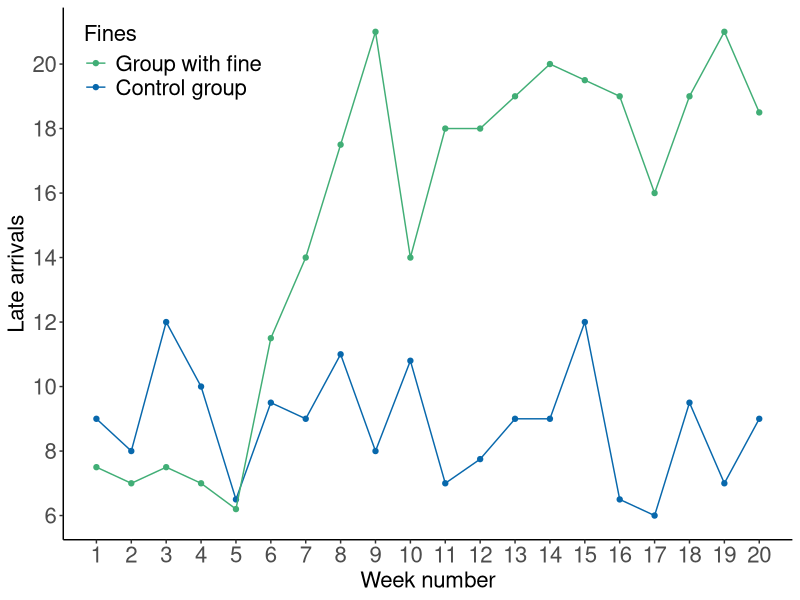
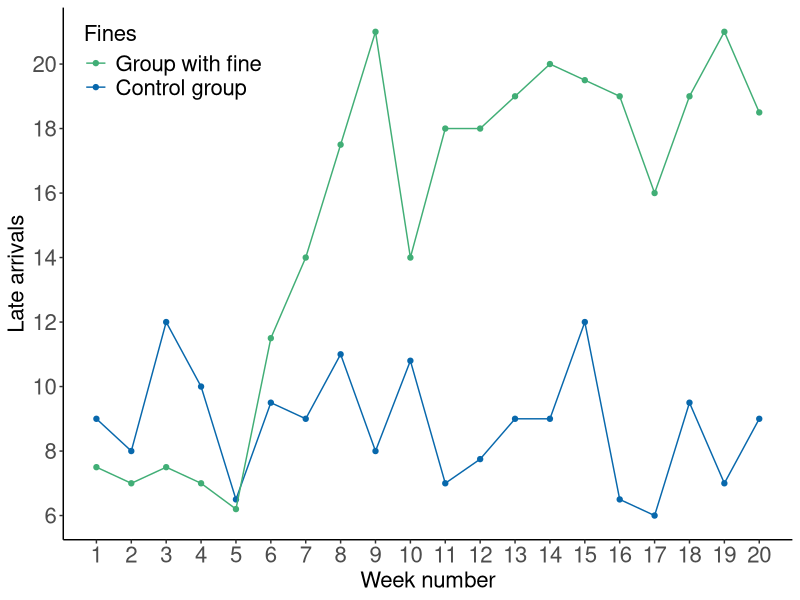

Source code (R) for these figures, in order:
library(ggplot2)
library(ggthemes)

#Need to add actual values
GR_2000 <- data.frame("weeknum" = 1:20, 
                      "fine" = c(9, 8, 12, 10, 6.5, 9.5, 9, 11, 8, 10.8,
                                 7, 7.75, 9, 9, 12, 6.5, 6, 9.5, 7, 9 ), 
                      "control" = c(7.5, 7, 7.5, 7, 6.2, 11.5, 14, 17.5, 21, 14,
                                    18, 18, 19, 20, 19.5, 19, 16, 19, 21, 18.5)
)

BHcolors <- c("#41ae76", "#0868ac")

fines <- ggplot(data = GR_2000, aes(x = weeknum)) +
  geom_point(aes(y = fine, color = BHcolors[1])) + 
  geom_line(aes(y = fine, color = BHcolors[1])) +
  geom_point(aes(y = control, color = BHcolors[2])) + 
  geom_line(aes(y = control, color = BHcolors[2])) +
  scale_color_manual("Fines", values = BHcolors, labels=c("Group with fine","Control group")) +
  scale_x_continuous(breaks = scales::pretty_breaks(n = 20)) +
  scale_y_continuous(breaks = scales::pretty_breaks(n = 6)) +
  xlab("Week number") + 
  ylab("Late arrivals") +
  theme_classic() + 
  theme(axis.title.y = element_text(size = 16),
        legend.position = c(0.15, 0.9),
        legend.text=element_text(size=16),
        axis.text.x = element_text(size = 16),
        axis.text.y = element_text(size = 16),
        axis.title.x = element_text(size = 16),
        legend.title =element_text(size=16)) 
print(fines)

ggsave("people/Gneezy_Rustichini_2000.pdf", width = 10, height = 5)
